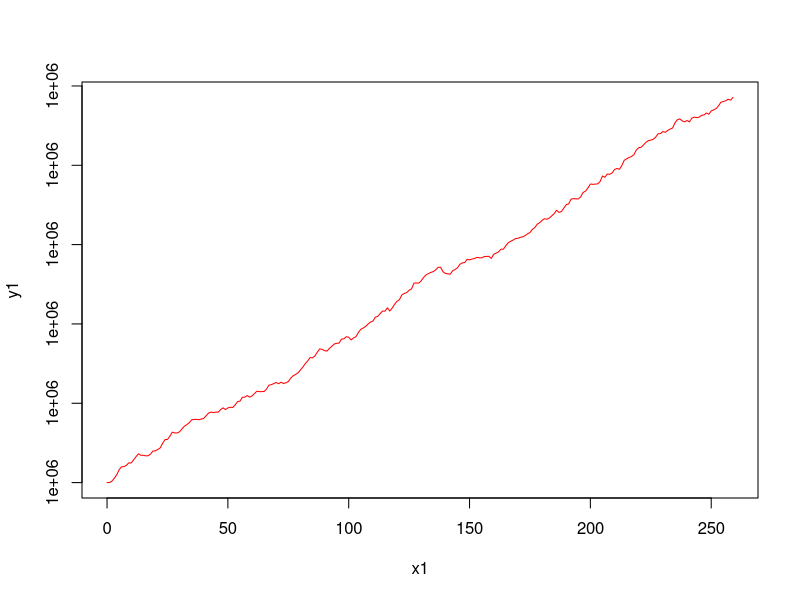
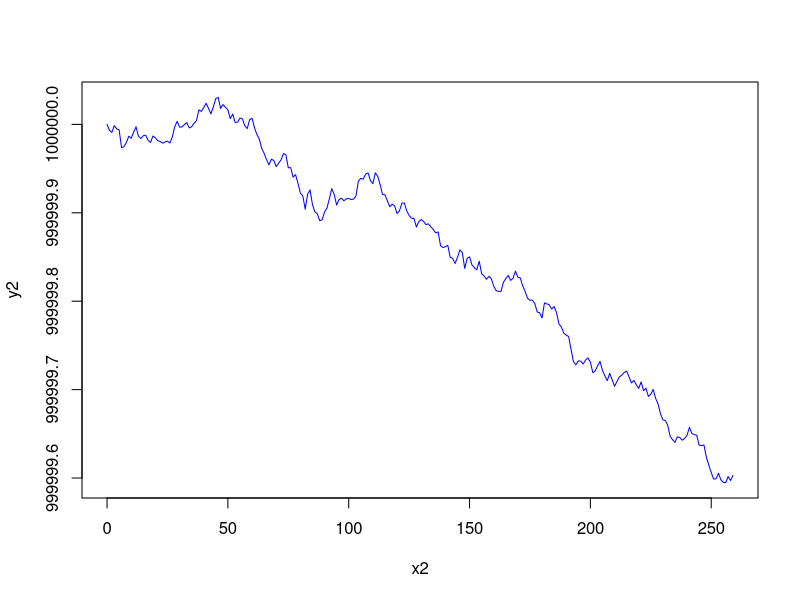
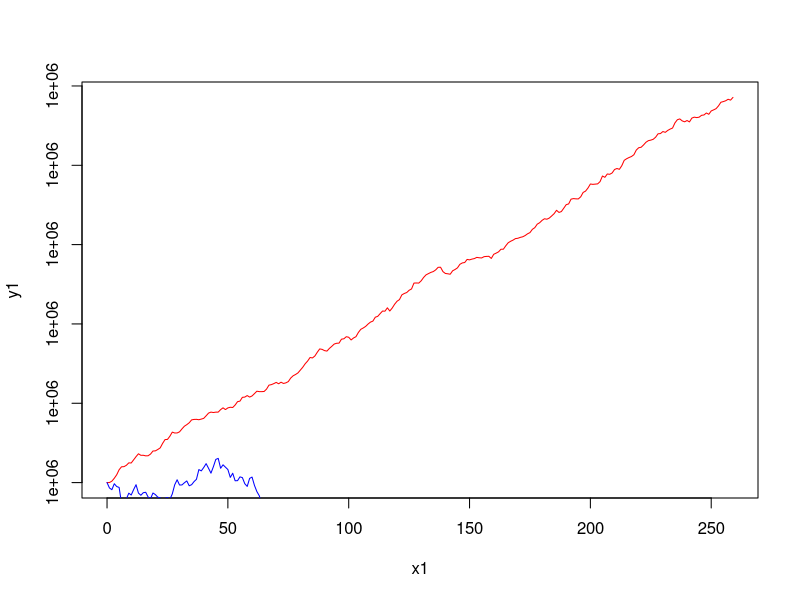

Source code (R) for these figures, in order:
# HW 4 question 1
# information for the problem
deduct <- 0.003333
final_time <- 260
dt <- 1 # each trading day is denoted dt
n <- final_time/dt

# Problem 1, part 1: compute and graph for investment value at the end of 260 days
val1 <- 1000000
mu1 <- 0.001949
sigma1 <- 0.002018
nums1 <- rnorm(n, mu1, sigma1)# nomally distributed random variable
t1 <- 0
x1 <- c()
y1 <- c()
while(t1 < final_time){
  # input values into data
  x1 <- c(x1, t1)
  y1 <- c(y1, val1)
  # toward the next step
  t1 <- t1 + dt
  # perform operation on val
  val1 <- (val1 + nums1[t1/dt])
  if(nums1[t1/dt] > 0){
    val1 <- (val1 - (deduct * nums1[t1/dt]))# deduction from the quantity gained
  }
}
plot(x1,y1, type = "l", col = "red")

# Problem 1, part 2: compute and graph for investment value at the end of 260 days
val2 <- 1000000
mu2 <- -0.001989
sigma2 <- 0.006464
nums2 <- rnorm(n, mu2, sigma2)# generate nomally distributed random variable
t2 <- 0
x2 <- c()
y2 <- c()
while(t2 < final_time){
  # input values into dataset
  x2 <- c(x2, t2)
  y2 <- c(y2, val2)
  # toward the next step
  t2 <- t2 + dt
  # perform operation on val
  val2 <- (val2 + nums2[t2/dt])
  if(nums2[t2/dt] > 0){
    val2 <- (val2 - (deduct * nums2[t2/dt]))# deuction from the quantity gained
  }
}
plot(x2,y2, type = "l", col = "blue")

# Problem 1, part 3: graph b0th graphs together
plot(x1,y1, type = "l", col = "red")
lines(x2,y2, type = "l", col = "blue")

# Problem 1, part 4: the final portfolio values after 260 days
val1# final value for the first graph
val2# final value for the second graph